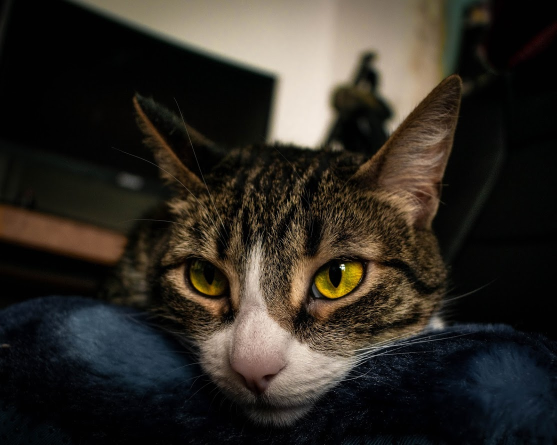
#> input picture images/coyoya.jpg, 1113 x 890 px (shown at 1/2 size)
$ jupyter execute --allow-errors hwk01.ipynb   (shell and % lines are left out)
#> lines starting #> are read from the running program, lines starting #| are printed output that depends on the picture; long printed decimals are rounded
# MAT281 - Tarea 1

## SVD y Gatitos

En este ejercicio utilizaremos la descomposición valor singular con tal de comprimir imágenes, si bien hay algoritmos mucho mejores para esto, será un ejercicio muy ilustrativo.

### Recuerdo

La descomposición SVD de una matriz $A$ de tamaño $m \times n$ posee la siguiente forma
$$
A = U \Sigma V^H
$$
donde $\Sigma$ es diagonal $m \times n$, mientras que $U$ y $V$ son matrices unitarias $m \times m$ and $n \times n$, respectivamente. Los elementos diagonales de $\Sigma$ son no-negativos y aquellos valores positivos son llamados **valores singulares** de $A$. Como convención los valores singulares se listan en orden decreciente a lo largo de la diagonal. Las columnas de $U$ y $V$ son llamadas **vectores singulares** izquierdos y derechos respectivamente.

PD: Recuerda que $A^H = \bar{A}^\top$, es decir, la matriz traspuesta de la matriz conjugada.

[cell 1]
import numpy as np
from scipy.linalg import svd

np.random.seed(42)  # Para reproducibilidad de resultados

Por ejemplo para una matriz de $2 \times 2$:

[cell 2]
A = np.array([[0.1, 0.5], [0.4, 0.8]])
u, s, vh = svd(A)
# a = np.zeros((m,n))
# np.fill_diagonal(a,s)
# u*a*vh
A

#### Ejercicio 1

(5 puntos)

Define la función `svd_validaton` tal que:

1. El _input_ sea un arreglo bidimensional `A` de tamaño $m \times n$.
2. Obtenga la descomposición valor singular de `A`.
3. Retorne `True` o `False` si es que se cumple la igualdad
$$
A = \sum_{l=1}^{\min(m, n)} \sigma_l \; u_l v_l^H,
$$
donde $\sigma_l$ corresponden a los valores singulares de $A$, mientras que $u_i$ y $v_j$ a las columnas de $U$ y $V$ respectivamente. Hint: Utiliza `np.allclose` con la tolerancia por defecto.

[cell 3]
def svd_validation(A):
    u, s, vh = svd(A)
    salida = np.matrix(u[:, :min(A.shape)])*np.diag(s[:min(A.shape)])*np.matrix(vh[:min(A.shape) , :])
    return np.allclose(A, salida)

[cell 4]
A_test = np.random.randint(100, size=(20, 5))
svd_validation(A_test)

### Geometría

Considerar una matriz `A` como un operador lineal tiene una interpretación geométrica muy sencilla, transforma una (hyper)-esfera en una (hyper)-elipse. Por ejemplo, consideremos una esfera unitaria en $\mathbb{R}^2$.

[cell 5]
import matplotlib.pyplot as plt

[cell 6]
def show_circle(circle):
    plt.plot(circle[0, :], circle[1, :])
    plt.axis('image');

[cell 7]
t = np.linspace(0, 3.5 * np.pi , num=300)
l = np.linspace(-1, 1, num=10)
z = np.zeros_like(l)
circle = np.array(
    [
        np.concatenate([l, np.cos(t), z]),
        np.concatenate([z, np.sin(t), l])
    ]
)

show_circle(circle)

Luego, al utilizar `A` como un operador lineal, es decir $A C$.

[cell 8]
print(A)

[cell 9]
show_circle(A @ circle)
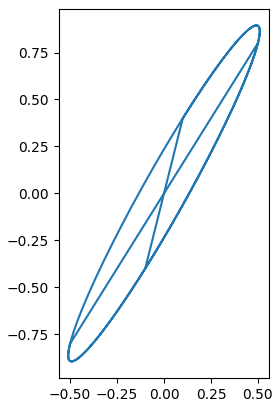
#> figure drawn by matplotlib, 1 panel

#### Ejercicio 2

(5 puntos)

* Obtén la descomposición SVD de $A$, tal que $A = U \Sigma V^H$.
* Grafica el resultado de aplicar los siguientes operadores lineales a la circunferencia unitaria:
    - $U$
    - $\Sigma$
    - $V^H$
* Explica con tus palabras la transformación de la circunferencia unitaria luego de aplicar los operadores anteriores, ¿Influye en algo que $U$ y $V$ sean unitarias?
* ¿Qué relación tienen los operadores anteriores respecto a aplicar el operador lineal $A$?

[cell 10]
u, s, vh = svd(A)
m, n = A.shape
a = np.zeros((m,n))
np.fill_diagonal(a,s)

[cell 11]
show_circle(u @ circle)

[cell 12]
show_circle(a @ circle)
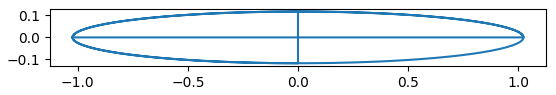
#> figure drawn by matplotlib, 1 panel

[cell 13]
show_circle(vh @ circle)
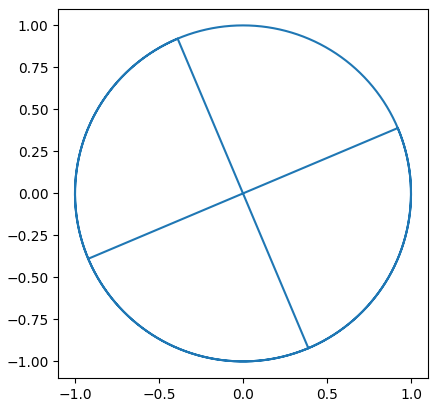
#> figure drawn by matplotlib, 1 panel

__Respuesta:__ Se observa que para el operador $U$ la circunferencia se mantiene unitaria, pero se ve rotada respecto a su forma original, la misma respuesta se obtiene al aplicar el operador $V^H$, pero con un diferente ángulo de rotación. Además, se observa para el operador $\Sigma$ que la circunferencia se deforma, tomando una forma achatada, pero no rotada como con $U$ y $V^H$.
Dado que $U$ y $V^H$ son unitarias se mantienen las dimensiones originales del círculo y no cambia su forma, a diferencia de cuando se le aplica el operador A o $\Sigma$.

__Respuesta:__ Se puede observar que, dado que los operadores son una descomposición de la matriz A, estos representan las transformaciones que tiene A. El $U$ y el $V^H$ representan la rotación de A y $\Sigma$ representa la deformación. Se puede concluir que los valores fuera de la diagonal son la rotación del cículo y la norma es la deformación.

### Aproximación Rango Menor

Existen muchas maneras de expresar una matriz como una suma de matrices de menor rango, por ejemplo:

$$
\begin{bmatrix}
a & b \\
c & d
\end{bmatrix}
=
\begin{bmatrix}
a & 0 \\ 0 & 0
\end{bmatrix}
+
\begin{bmatrix}
0 & b \\ 0 & 0
\end{bmatrix}
+
\begin{bmatrix}
0 & 0 \\ c & 0
\end{bmatrix}
+
\begin{bmatrix}
0 & 0 \\ 0 & d
\end{bmatrix}.
$$

Cada una de las matrices del lado derecho pueden tener rango a lo más 1.

En el primer ejercicio demostraste que la descomposición SVD $A$ puede ser expresada como una suma de matrices. Sin embargo, cada una de estas matrices tiene rango 1! Esto pues cada una de estas matrices se forma a partir de los productos externos entre los vectores $u_l$ y $v_l$, es decir $u_l v_l^H$.

La pregunta natural es:

_¿Cómo obtener una buena aproximación de $A$ utilizando matrices de rango muy bajo?_

Bueno, aquí va un teorema.

__Teorema 1:__

Sea $A$ matriz de tamaño $m \times n$. Para cualquier $0 \le \ell \le r = \text{rank}(A)$, se define la matriz
$$
A_\ell = \sum_{j=1}^{\ell} \sigma_j u_j v_j^*,
$$
utilizando los valores singulares $\sigma_j$ y los vectores singulares (izquierdos y derechos) $u_j, v_j$ de $A$,  i.e., $A_\ell$ se compone de la suma de los primeros $\ell$ términos de la descomposición SVD escrita como una suma de productor externos. Luego, el mínimo de  $\| A - B \|_F$ sobre todas las matrices $B$ de tamaño $m \times n$ y rango no mayor a $\ell$ se obtiene por $\| A - A_\ell \|_F$ y el mínimo que se alcanza es  $(\sigma_{\ell+1}^2 + \cdots + \sigma_r^2)^{1/2}$.

Recuerda que la norma de Frobenius se define como

$$
\| A \|_F = \bigg( \sum_{i, j} |A_{ij}|^2 \bigg)^{1/2}.
$$

Motivaremos el ejercicio utilizando imágenes en escala de grises ya que es muy intuitivo, fácil de ver y se puede considerar que la imagen es una matriz.

[cell 14]
from pathlib import Path
from PIL import Image

[cell 15]
# Utilizaremos una foto de una de mis gatitas c:
cat = Image.open(Path().resolve().parent / "images" / "coyoya.jpg").convert('L')
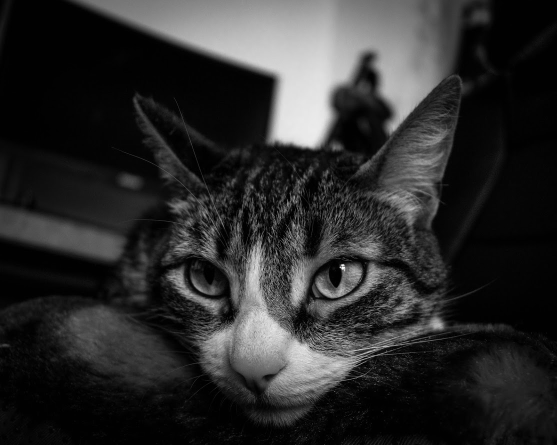
#> cat: PIL image 1113x890 L (shown at 1/2 size); min 0, max 252, mean 44.3
cat

Para convertirla en un numpy array basta con:

[cell 16]
cat_np = np.array(cat)
print(cat_np.shape)
#| (890, 1113)

#### Ejercicio 3

(10 puntos)

Define la función `low_rank_svd_approximation` tal que:

* Los inputs sean $A$ (la imagen convertida un `np.array` de dimensión 2) y un valor entero $\ell$ que represente la cantidad de términos a sumar de la despomposición SVD (respecto al teorema anterior).
* Retorne la aproximación $A_\ell$
* Imprima el error de la aproximación utilizando la norma de Frobenius.

Luego prueba tu función y observa la imagen con distintos valores de $\ell$.

[cell 17]
def low_rank_svd_approximation(A, l):
#> called with l = 10
    u, s, vh = svd(A)
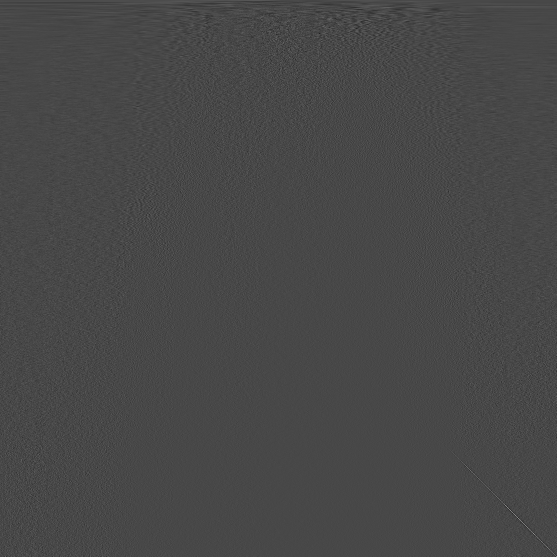
#> vh: shape (1113, 1113) float32 (shown at 1/2 size); min -0.263, max 0.668, mean 3.97e-05; drawn with min black and max white
#> s = 890 values, max 62637.2 at index 0, min 2.25 at index 889, mean 418.9
    salida = np.matrix(u[:, :l])*np.diag(s[:l])*np.matrix(vh[:l , :])
    resta = A - salida
    n, m = A.shape
#> n = 890; m = 1113
    frob = 0
    for j in range(n):
        for k in range(m):
            frob += (resta[j,k])**2
#> after the loop, frob = 257430943.1
    frob = frob**(1/2)
#> frob = 16044.7
    suma = 0
    for i in range(l+1,min(A.shape)):
        suma += s[i]**2
#> this loop made 879 passes
#> suma on passes 1 to 3: 16780548.2, 31637415.4, 44981826.2
#> after the loop, suma = 235169364.8
    suma = suma**(1/2)
#> suma = 15335.2
    print((frob-suma)/frob)
#| 0.04422
    return salida

[cell 18]
cat10 = low_rank_svd_approximation(cat_np, l=10)
plt.imshow(cat10, cmap='gray');

[cell 19]
cat50 = low_rank_svd_approximation(cat_np, l=50)
#> call 2 of low_rank_svd_approximation, with l = 50
#> in low_rank_svd_approximation (call 2), `resta = A - salida`:
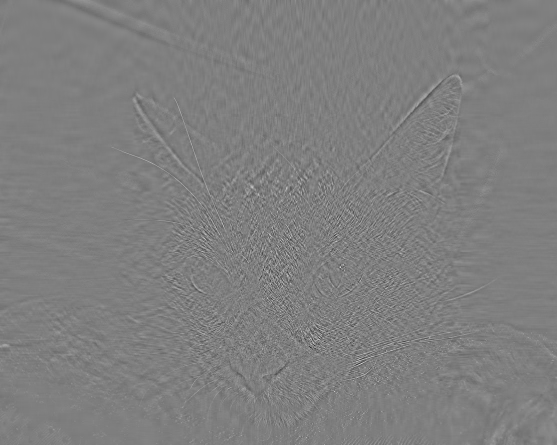
#> resta: shape (890, 1113) float32 (shown at 1/2 size); min -108.2, max 108.6, mean 0; drawn with min black and max white
#> after the loop in low_rank_svd_approximation (call 2), `for j in range(n):`: frob = 66313325
#> in low_rank_svd_approximation (call 2), `frob = frob**(1/2)`: frob = 8143.3
#> the loop in low_rank_svd_approximation (call 2), `for i in range(l+1,min(A.shape)):` made 839 passes
#> suma on passes 1 to 3: 1161119.1, 2293909.3, 3414138.8
#> after the loop in low_rank_svd_approximation (call 2), `for i in range(l+1,min(A.shape)):`: suma = 65112020.2
#> in low_rank_svd_approximation (call 2), `suma = suma**(1/2)`: suma = 8069.2
#| 0.009099
plt.imshow(cat50, cmap='gray');

[cell 20]
plt.imshow(cat_np, cmap='gray');

#### Ejercicio 4

(15 puntos)

En el ejercicio anterior fijaste un rango máximo y obtuviste la aproximación, sin embargo, en otro contexto, te gustaría fijar una tolerancia de error y obtener la mejor aproximación.

Define la función `low_rank_svd_tol_approximation` tal que:

* Los inputs sean $A$ (la imagen convertida un `np.array` de dimensión 2) y $\varepsilon$ (tolerancia relativa) tal que
$$
\left(\frac{\sigma_{\ell+1}^2 + \cdots + \sigma_r^2}{\sigma_1^2 + \cdots + \sigma_r^2}\right)^{1/2} \le \varepsilon.
$$
* Imprima $\ell(\varepsilon)$, es decir, el mayor rango aproximado de $A$ tal que el error de aproximación sea a lo más $\varepsilon$.
* Retorne la aproximación $A_{\ell(\varepsilon)}$

Luego prueba tu función y observa la imagen con distintos valores de $\varepsilon$.

[cell 21]
def low_rank_svd_tol_approximation(A, tol):
#> called with tol = 1
    u, s, vh = svd(A)
    n, m = A.shape
#> n = 890; m = 1113
    denom = 0
    for i in range(len(s)):
        denom += s[i]**2
#> this loop made 890 passes
#> denom on passes 1 to 3: 3.92e+09, 4.39e+09, 4.56e+09
#> after the loop, denom = 5.26e+09
    desi = (tol**2)*denom
#> desi = 5.26e+09
    num = 0
    for j in reversed(range(len(s))):
        num += s[j]
        if desi <= num**2:
            l = j
            break
#> this loop made 738 passes
#> (num, l) on pass 738: (72566, 152)
#> (j, num) on passes 1 to 6: (889, 2.25), (888, 4.64), (887, 7.06), (886, 9.53), (885, 12.1), (884, 14.77)
#> after the loop, num = 72566
    salida = np.matrix(u[:, :l])*np.diag(s[:l])*np.matrix(vh[:l , :])
    print(l)
#| 152
    return salida

[cell 22]
cat_e1 = low_rank_svd_tol_approximation(cat_np, tol=1)
plt.imshow(cat_e1, cmap='gray');

[cell 23]
cat_e2 = low_rank_svd_tol_approximation(cat_np, tol=1.e-2)
#> the loop in low_rank_svd_tol_approximation (call 2), `for i in range(len(s)):` made 890 passes
#> the loop in low_rank_svd_tol_approximation (call 2), `for j in reversed(range(len(s))):` made 114 passes
#> (num, l) on pass 114: (727.9, 776)
#| 776
plt.imshow(cat_e2, cmap='gray');

#### Ejercicio 5

(5 puntos)

Utilizando alguna imagen de tu preferencia utiliza ambas

[cell 24]
your_img_name = "sansa.jpeg"
your_img = Image.open(Path().resolve().parent / "images" / your_img_name ).convert('L')
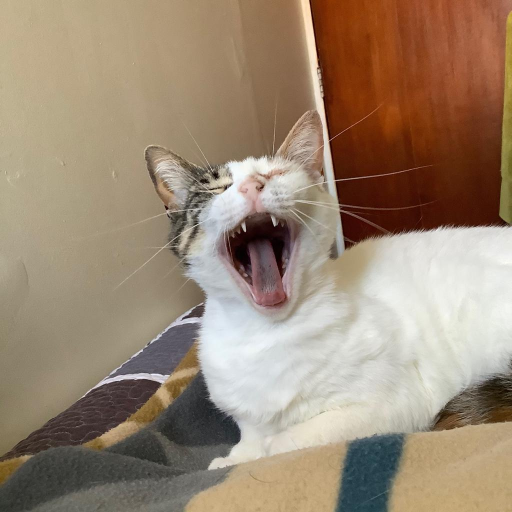
#> input picture images/sansa.jpeg, 1024 x 1024 px (shown at 1/2 size)
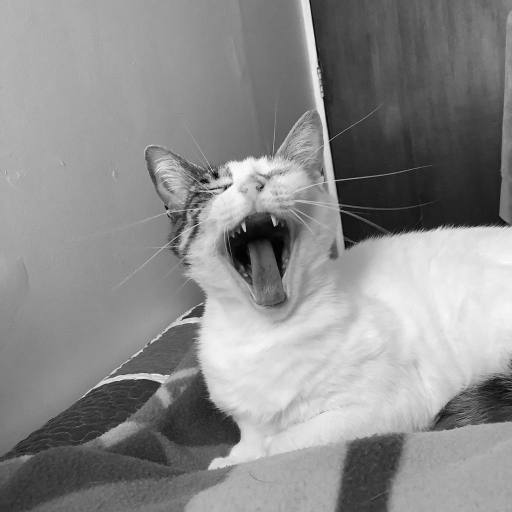
#> your_img: PIL image 1024x1024 L (shown at 1/2 size); min 1, max 255, mean 139.4
your_img

[cell 25]
your_img_np = np.array(your_img)
print(your_img_np.shape)
#| (1024, 1024)

[cell 26]
your_img10 = low_rank_svd_approximation(your_img_np, l=10)
#> call 3 of low_rank_svd_approximation, with l = 10
#> in low_rank_svd_approximation (call 3), `u, s, vh = svd(A)`: s = 1024 values, max 145447.9 at index 0, min 0.0216 at index 1023, mean 448.2
#> in low_rank_svd_approximation (call 3), `resta = A - salida`:
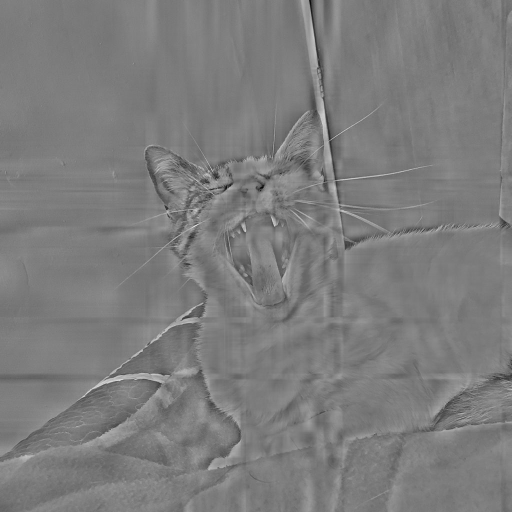
#> resta: shape (1024, 1024) float32 (shown at 1/2 size); min -162.6, max 169.2, mean 0; drawn with min black and max white
#> after the loop in low_rank_svd_approximation (call 3), `for j in range(n):`: frob = 217224492.5
#> in low_rank_svd_approximation (call 3), `frob = frob**(1/2)`: frob = 14738.5
#> the loop in low_rank_svd_approximation (call 3), `for i in range(l+1,min(A.shape)):` made 1013 passes
#> suma on passes 1 to 3: 16296401.2, 28917776.3, 39806310
#> after the loop in low_rank_svd_approximation (call 3), `for i in range(l+1,min(A.shape)):`: suma = 197121667.6
#> in low_rank_svd_approximation (call 3), `suma = suma**(1/2)`: suma = 14040
#| 0.0474
plt.imshow(your_img10, cmap='gray');

[cell 27]
your_img50 = low_rank_svd_approximation(your_img_np, l=20)
#> call 4 of low_rank_svd_approximation, with l = 20
#> in low_rank_svd_approximation (call 4), `resta = A - salida`:
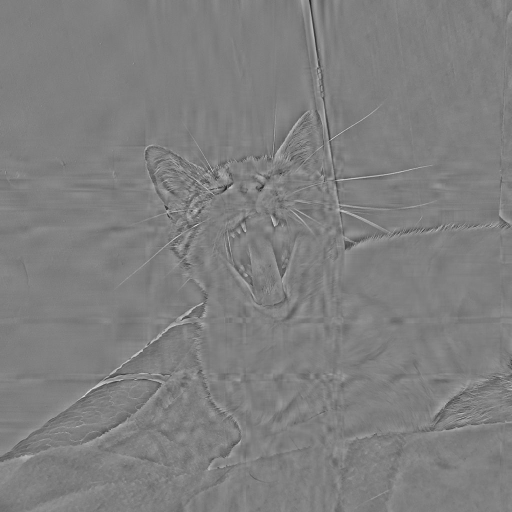
#> resta: shape (1024, 1024) float32 (shown at 1/2 size); min -156.4, max 156.2, mean 0; drawn with min black and max white
#> after the loop in low_rank_svd_approximation (call 4), `for j in range(n):`: frob = 111369148.5
#> in low_rank_svd_approximation (call 4), `frob = frob**(1/2)`: frob = 10553.2
#> the loop in low_rank_svd_approximation (call 4), `for i in range(l+1,min(A.shape)):` made 1003 passes
#> suma on passes 1 to 3: 4746866.5, 8873279.4, 12889116.4
#> after the loop in low_rank_svd_approximation (call 4), `for i in range(l+1,min(A.shape)):`: suma = 106004956.5
#> in low_rank_svd_approximation (call 4), `suma = suma**(1/2)`: suma = 10295.9
#| 0.02438
plt.imshow(your_img50, cmap='gray');

[cell 28]
your_img_e1 = low_rank_svd_tol_approximation(your_img_np, tol=1.e-1)
#| 411
plt.imshow(your_img_e1, cmap='gray');

[cell 29]
your_img_e2 = low_rank_svd_tol_approximation(your_img_np, tol=1.e-2)
#| 707
